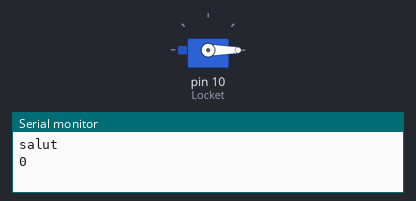
The sketch below on a simulated Arduino Uno, built with avr-gcc and run on an emulated ATmega328P. On the bench: servo, the last lines printed to the serial monitor.

Above: at 0.05 s.
At 2.0 s:
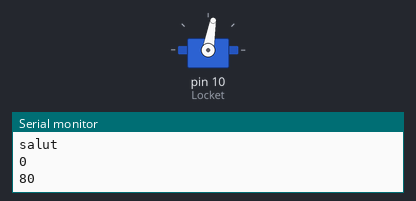
At 4.0 s:
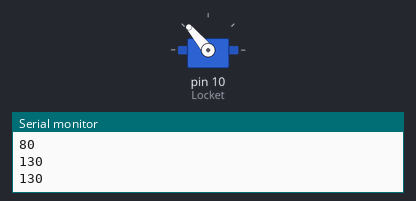
Timing chart, 0 to 5.2 s (numbered marks = the images above):
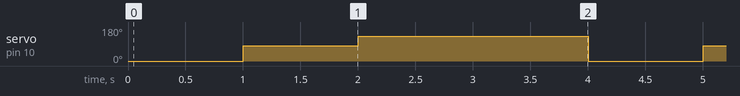

Measured:
- by itself, servo on pin 10 (Locket): repeats every 4.0 s: 130° 2.0 s, 0° 1.0 s, 80° 1.0 s

The sketch:

test_Serrure.ino
```cpp
#include <Servo.h>
Servo Locket;
void setup() {
Serial.begin(9600);
Locket.attach(10);

}

void loop() {
Serial.println("salut");
Locket.write(0);
int angle = Locket.read();
Serial.println(angle);
delay(1000);
Locket.write(80);
angle = Locket.read();
Serial.println(angle);
delay(1000);
Locket.write(130);
angle = Locket.read();
Serial.println(angle);
delay(1000);
angle = Locket.read();
Serial.println(angle);
delay(1000);
}
```
